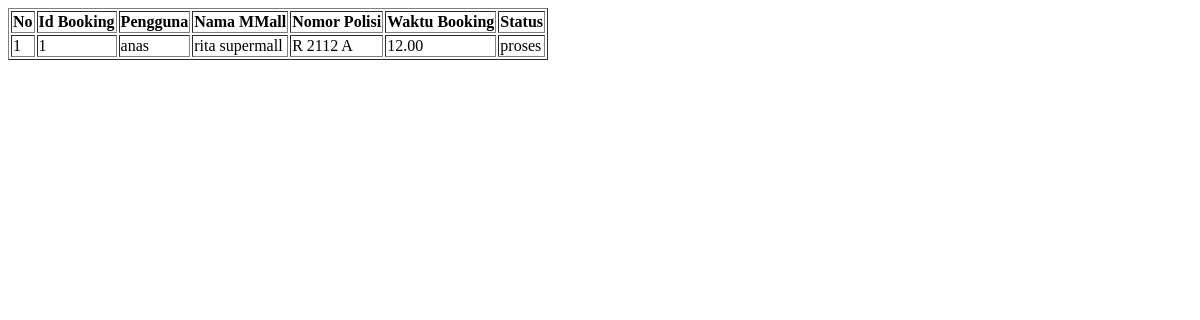
/cobacoba/daftarbook.php, run on an earlier commit of the app's database.
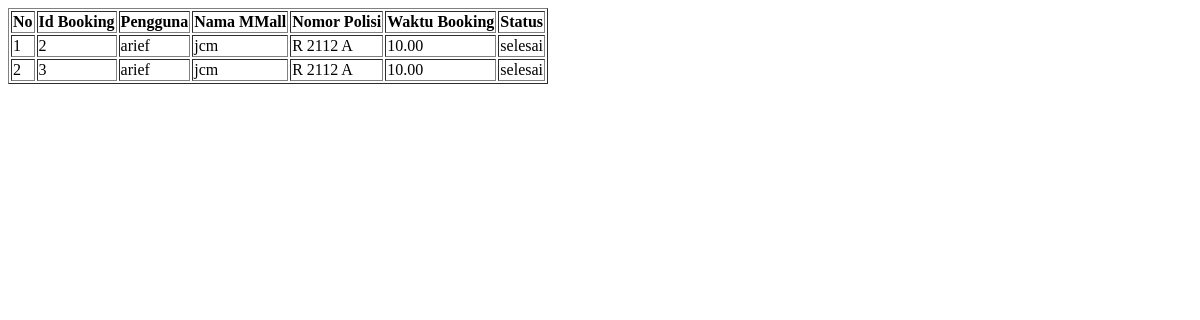
And on a later commit of the database.
### tables this page shows
CREATE TABLE `booking` (
  `id_book` int(11) NOT NULL,
  `id_pengguna` int(11) NOT NULL,
  `id_mall` int(11) NOT NULL,
  `id_kendaraan` int(11) NOT NULL,
  `waktu_book` varchar(50) NOT NULL,
  `status` tinyint(4) NOT NULL
);

CREATE TABLE `pengguna` (
  `id_pengguna` int(11) NOT NULL,
  `nama_pengguna` varchar(50) NOT NULL,
  `alamat` varchar(255) NOT NULL,
  `no_hp` int(11) NOT NULL,
  `username` varchar(50) NOT NULL,
  `password` varchar(50) NOT NULL,
  `foto` varchar(255) DEFAULT NULL,
  `id_jenis_pengguna` int(11) NOT NULL
);

CREATE TABLE `mall` (
  `id_mall` int(11) NOT NULL,
  `nama_mall` varchar(50) NOT NULL,
  `alamat` varchar(255) NOT NULL,
  `slot_total` int(11) NOT NULL,
  `slot_terisi` int(11) NOT NULL,
  `biaya` varchar(50) NOT NULL,
  `jam_buka` varchar(50) NOT NULL,
  `jam_tutup` varchar(50) NOT NULL,
  `deskripsi` varchar(255) NOT NULL,
  `url` varchar(255) NOT NULL
);

CREATE TABLE `mobil_pengguna` (
  `id_mobil` int(11) NOT NULL,
  `id_pengguna` int(11) NOT NULL,
  `merek` varchar(50) NOT NULL,
  `warna` varchar(50) NOT NULL,
  `plat_no` varchar(10) NOT NULL
);

### cobacoba/daftarbook.php (the view, shortened to what this page needs)
<html>
    <head>
    </head>
    <body>
        <table border="1px">
            <thead>
                <th>No</th>
                <th>Id Booking</th>
                <th>Pengguna</th>
                <th>Nama MMall</th>
                <th>Nomor Polisi</th>
                <th>Waktu Booking</th>
                <th>Status</th>
            </thead>
            <tbody>
                <?php
                    $query = "SELECT * FROM booking JOIN pengguna ON booking.id_pengguna = pengguna.id_pengguna JOIN mall ON booking.id_mall = mall.id_mall JOIN mobil_pengguna ON booking.id_kendaraan = mobil_pengguna.id_mobil";
                    $sql = mysql_query($query);
                    if($sql){
                        if (mysql_num_rows($sql) > 0){
                            $no = 1;
                            while($row = mysql_fetch_array($sql)){?>
                               <tr>
                                    <td><?php echo $no ?></th>
                                    <td><?php echo $row['id_book'];?></td>
                                    <td><?php echo $row['nama_pengguna'];?></td>
                                    <td><?php echo $row['nama_mall'];?></td>
                                    <td><?php echo $row['plat_no'];?></td>
                                    <td><?php echo $row['waktu_book'];?></td>
                                    <td><?php
                                            $tmpStatus = "";
                                            if($row['status'] == 0){
                                                $tmpStatus = "selesai";
                                            }else if($row['status'] == 1){
                                                $tmpStatus = "proses";
                                            }else{
                                                $tmpStatus = "batal";
                                            }
                                            echo $tmpStatus;
                                        ?>
                                    </td>
                               </tr>
                            <?php
                                $no++;
                            }
                        } else {
                            echo "tidak ada data";
                        }
                    }else{
                        echo "terjadi kesalahan";
                    }
                ?>
            </tbody>
        </table>
    </body>
</html>

What changed in the data, as far as the page shows it:
removed booking: id_book "1", id_pengguna.nama_pengguna "anas", id_mall.nama_mall "rita supermall", id_kendaraan.plat_no "R 2112 A", waktu_book "12.00", status "proses"
added booking: id_book "2", id_pengguna.nama_pengguna "arief", id_mall.nama_mall "jcm", id_kendaraan.plat_no "R 2112 A", waktu_book "10.00", status "selesai"
added booking: id_book "3", id_pengguna.nama_pengguna "arief", id_mall.nama_mall "jcm", id_kendaraan.plat_no "R 2112 A", waktu_book "10.00", status "selesai"
